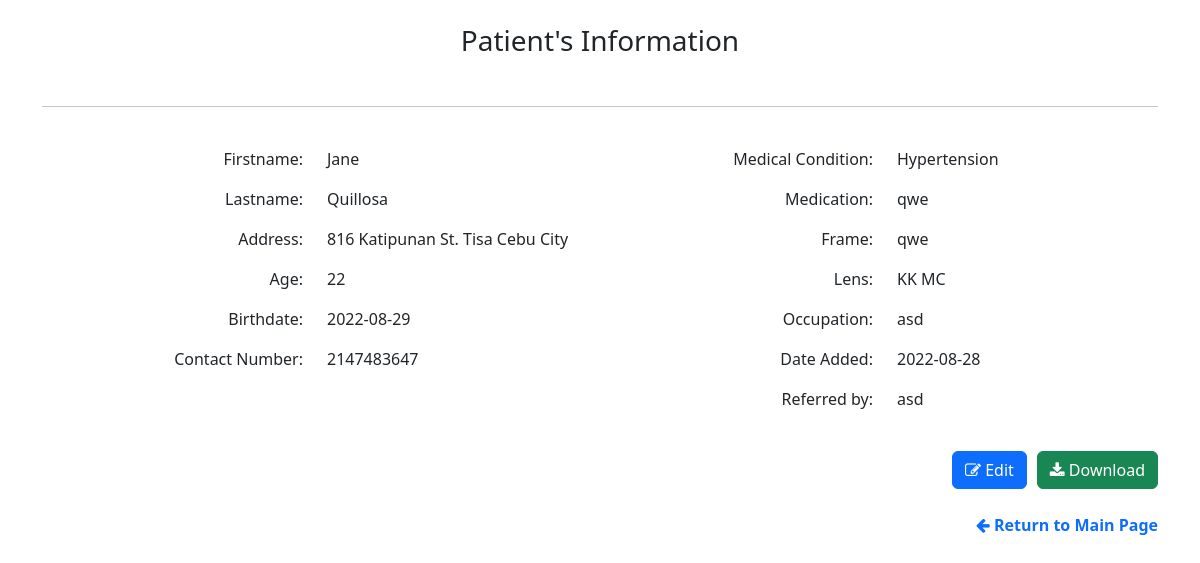
Page /patient.php?id=17 on the committed database.
### tables this page shows
CREATE TABLE `patientdata` (
  `id` int(11) NOT NULL,
  `fname` varchar(255) NOT NULL,
  `lname` varchar(255) NOT NULL,
  `address` text NOT NULL,
  `age` int(11) NOT NULL,
  `contact_number` int(11) NOT NULL,
  `medical_condition` varchar(255) NOT NULL,
  `medications` text NOT NULL,
  `frame` varchar(255) NOT NULL,
  `lens` varchar(255) NOT NULL,
  `date_created` date NOT NULL,
  `birthdate` date NOT NULL,
  `occupation` text NOT NULL,
  `referred_by` varchar(255) NOT NULL,
  `is_active` tinyint(4) NOT NULL
);

### patient.php (the view, shortened to what this page needs)
<!DOCTYPE html>
<html lang="en">
<?php
    include('connectDB.php');
    $id = $_GET['id'];
    if($connect){
        $sql = "SELECT * from patientdata where is_active = 1 and id = $id";
        $result = mysqli_query($connect, $sql);
?>
<head>
    <link href="./assets/css/bootstrap.min.css" rel="stylesheet">
    <link rel="stylesheet" href="https://cdnjs.cloudflare.com/ajax/libs/font-awesome/4.7.0/css/font-awesome.min.css">
</head>
<body id="body">
    <div class="container">
        <br>
        <div class="row">
            <div class="col text-center">
                <h3>Patient's Information</h3>
            </div>
        </div><br><hr><br>
        <div class="row">
            <div class="col-md-3 text-end">
                <p>Firstname: </p>
                <p>Lastname: </p>
                <p>Address: </p>
                <p>Age: </p>
                <p>Birthdate: </p>
                <p>Contact Number: </p>
            </div>
            <div class="col-md-3">
                <?php
                    if(mysqli_num_rows($result) > 0){
                        while($res = mysqli_fetch_assoc($result)){
                            echo "<p>".$res['fname']."</p>";
                            echo "<p>".$res['lname']."</p>";
                            echo "<p>".$res['address']."</p>";
                            echo "<p>".$res['age']."</p>";
                            echo "<p>".$res['birthdate']."</p>";
                            echo "<p>".$res['contact_number']."</p>";
                ?>
            </div>
            <div class="col-md-3 text-end">
                <p>Medical Condition: </p>
                <p>Medication: </p>
                <p>Frame: </p>
                <p>Lens: </p>
                <p>Occupation: </p>
                <p>Date Added: </p>
                <p>Referred by: </p>
            </div>
            <div class="col-md-3">
                <?php
                            echo "<p>".$res['medical_condition']."</p>";
                            echo "<p>".$res['medications']."</p>";
                            echo "<p>".$res['frame']."</p>";
                            echo "<p>".$res['lens']."</p>";
                            echo "<p>".$res['occupation']."</p>";
                            echo "<p>".$res['date_created']."</p>";
                            echo "<p>".$res['referred_by']."</p>";
                        }
                    }
                }
                ?>
            </div>
        </div><br>
        <div class="d-flex justify-content-end">
            <button type="button" id="edit" data-bs-toggle="modal" data-bs-target="#updateModal" class="btn btn-primary" style="margin-right:10px"><span class="fa fa-edit"></span> Edit</button>
            <button type="button" id="download" class="btn btn-success"><span class="fa fa-download"></span> Download</button>
        </div><br>
        <div class="text-end">
            <a href="mainpage.php" style="text-decoration: none; font-weight: bold"><span class="fa fa-arrow-left"></span> Return to Main Page</a>
        </div>
    </div>
</body>
</html>

### rows in the picture
patientdata: fname "Jane", lname "Quillosa", address "816 Katipunan St. Tisa Cebu City", age "22", birthdate "2022-08-29", contact_number "2147483647", medical_condition "Hypertension", medications "qwe", frame "qwe", lens "KK MC", occupation "asd", date_created "2022-08-28", referred_by "asd"
